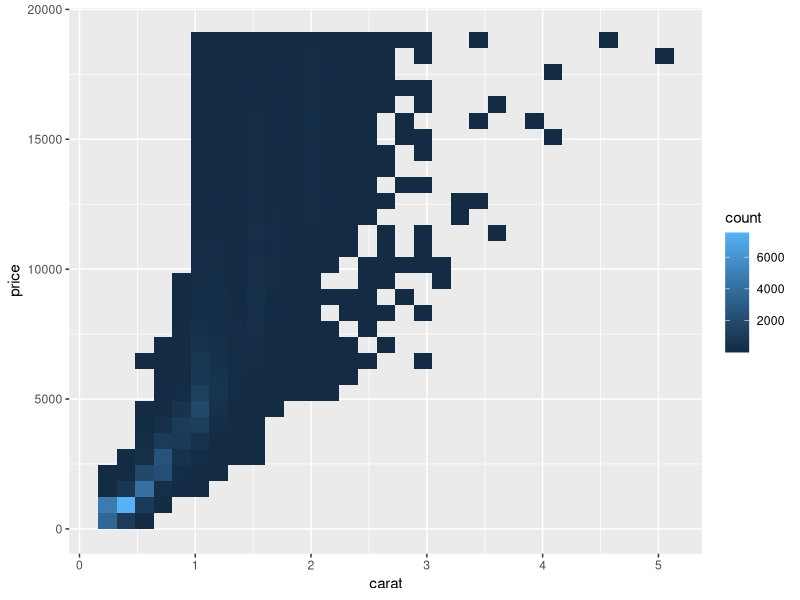
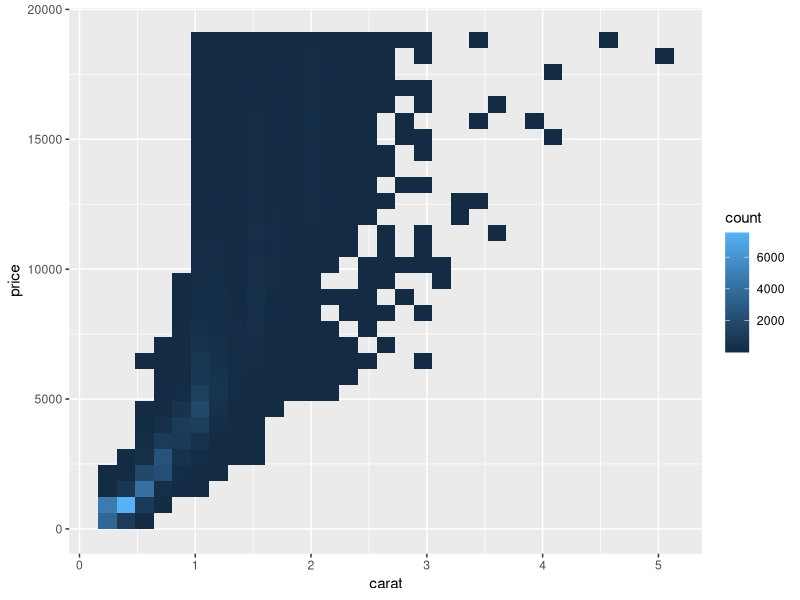

Here is the R script that generated these plots, in order:
library(tidyverse)

ggplot(diamonds, aes(carat, price)) +
  geom_bin2d()
ggsave("diamonds.pdf")

write_csv(diamonds, "diamonds.csv")

# If you rigorously save figures to files with R code and never with the mouse or clipboard
# you will be able to reproduce old work with ease!